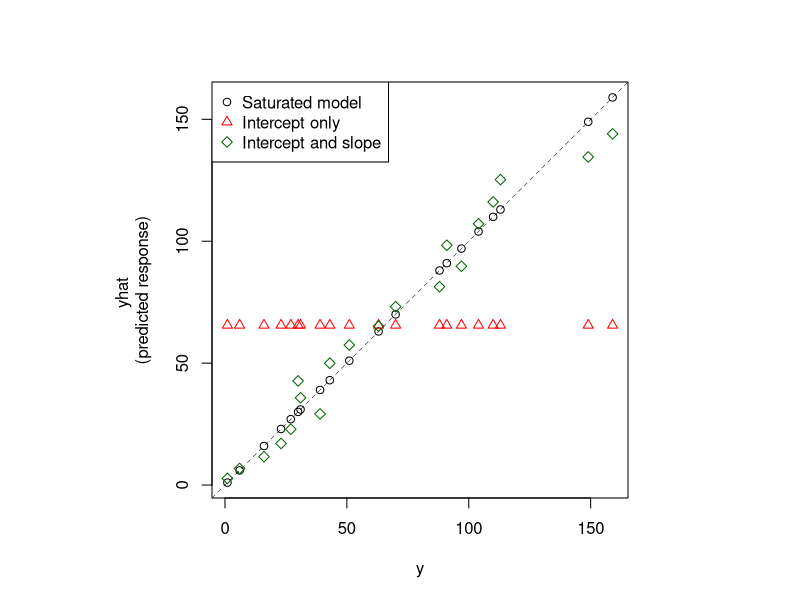

R code for this plot:
## ---- chunk 1
knitr::opts_chunk$set(echo = TRUE)
library(knitr)
library(graphics)
## ---- chunk 2
#### Table 4.5 data example 
## Create the dataset
d1 <- as.data.frame(cbind( y=c(1,6,16,23,
                               27,39,31,30,
                               43,51,63,70,
                               88,97,91,104,
                               110,113,149,159),
                           x = log(1:20)
                          ))
## Print the data
head(d1)

## Fit saturated model
fit.sat <- glm(y ~ factor(x), data=d1, family = poisson(link="log"), x=T)
# Design matrix
dimnames(fit.sat$x)[[2]] <- c("Int",paste("x", 2:20, sep=""))
fit.sat$x
# Results
summary(fit.sat)
# Fitted value (y_hat)
fit.sat$fitted.values

## Fit Model 1: log(\lambda_i) = \beta
fit1 <- glm(y ~ 1, data=d1, family = poisson(link="log"), x=T)
# Design matrix
fit1$x
# Results
summary(fit1)
# Fitted value (y_hat)
fit1$fitted.values
# 
exp(4.18281)
log(mean(d1$y))
mean(d1$y)

## Fit Model 2: log(\lambda_i) = \beta_1 + \beta_2 * x_i
fit2 <- glm(y ~ x, data=d1, family = poisson(link="log"), x=T)
# Design matrix
fit2$x
# Results
summary(fit2)
# Fitted value (y_hat)
fit2$fitted.values
## ---- chunk 3
## Compare fitted values
cbind(y=d1$y, yhat.sat = fit.sat$fitted.values, 
      yhat1 = fit1$fitted.values, yhat2 = fit2$fitted.values)

par(pty="s")
plot(x=d1$y, y=fit.sat$fitted.values, xlab="y", ylab="yhat \n(predicted response)", pch=1)
abline(a=0, b=1, lty=2, lwd=0.5)  # 45 degree line
points(x=d1$y, y=fit1$fitted.values, pch=2, col="red")
points(x=d1$y, y=fit2$fitted.values, pch=5, col="darkgreen")
legend("topleft", pch=c(1,2,5), col=c("black", "red", "darkgreen"), 
       legend=c("Saturated model", "Intercept only", "Intercept and slope"))
## ---- chunk 4
## Compare deviance
data.frame(fit.sat$deviance, fit1$deviance, fit2$deviance)
## ---- chunk 5
## Calculate deviance
# Model 1
2*sum( d1$y * log(d1$y / fit1$fitted.values) - (d1$y - fit1$fitted.values) )
# Model 2
2*sum( d1$y * log(d1$y / fit2$fitted.values) - (d1$y - fit2$fitted.values) )
## ---- chunk 6
## LRT
LRT <- fit1$deviance - fit2$deviance
#p-value
1-pchisq(LRT, df=1)
## ---- chunk 7
## AIC from glm
data.frame(fit.sat$aic, fit1$aic, fit2$aic)
## Calculate AIC
# Saturated model
-2*( sum(d1$y*log(fit.sat$fitted.values)) - sum(fit.sat$fitted.values) 
     - sum(log(factorial(d1$y)))) + 2*20
# Model 1
-2*( sum(d1$y*log(fit1$fitted.values)) - sum(fit1$fitted.values) 
     - sum(log(factorial(d1$y)))) + 2*1
# Model 2
-2*( sum(d1$y*log(fit2$fitted.values)) - sum(fit2$fitted.values) 
     - sum(log(factorial(d1$y)))) + 2*2
## ---- chunk 8
## Wald test
summary(fit2)
## Score test
anova(fit2, test="Rao")
## LRT
anova(fit2, test="LRT")
library(lmtest)
lrtest(fit1, fit2)
## ---- chunk 9
## Wald test
f.wald.poisson.log <- function(d,b.null)
{ # poisson, log link
  X <- cbind(1,d[,"x"])
  y <- d[,"y"]
  fit <- glm(y ~ x, data=d1, family=poisson(link="log"))
  b <- fit$coefficients
  eta <- as.vector(X %*% b)
  EY <- exp(eta)
  VY <- EY # because Poisson
  dmu.deta <- exp(eta) 
  w <- (1/VY) * (dmu.deta^2)
  information <- t(X) %*% diag(w) %*% X
  wald <- (b-b.null) * (1/ ( diag( solve(information) ) ) )   * (b-b.null)
  return(list(b.null=b.null, test=cbind(c(wald=wald, p.value = 1-pchisq(wald,df=1), z=sign(b)*sqrt(wald)))))
}
f.wald.poisson.log(d=d1,b.null=c(0,0))

## Score test
f.score.poisson.log <- function(d,b.x.null)
{ # poisson, log link
  X <- cbind(1,d[,"x"])
  y <- d[,"y"]
  fit.null <- glm(y ~ 1 + offset(b.x.null*x), data=d, family=poisson(link="log"))
  b.null <- c(fit.null$coefficients,b.x.null)
  eta <- as.vector(X %*% b.null)
  EY <- exp(eta)
  VY <- EY # because Poisson
  dmu.deta <- exp(eta)
  w <- (1/VY) * (dmu.deta^2)
  deta.dmu <- 1/EY
  U <- t(X) %*% diag(w) %*% diag(deta.dmu) %*% (y-EY)
  information <- t(X) %*% diag(w) %*% X
  score <- t(U) %*% solve(information) %*% U
  return(list(b.null=b.null, U=U, test=c(score=score, p.value = 1-pchisq(score,df=1))))
}
f.score.poisson.log(d=d1,b.x.null=0)

## LRT
f.LRT.poisson.log <- function(d,b.x.null)
{ # poisson, log link
  fit.null <- glm(y ~ 1 + offset(b.x.null*x), data=d, family=poisson(link="log"))
  b.null <- c(fit.null$coefficients,b.x.null)
  fit      <- glm(y ~ 1 + x, data=d, family=poisson(link="log"))
  delta.deviance <- fit.null$deviance - fit$deviance
  return(list(b.null=b.null, test=c(delta.deviance=delta.deviance, p.value = 1-pchisq(delta.deviance,df=1))))
}
f.LRT.poisson.log(d=d1,b.x.null=0)
